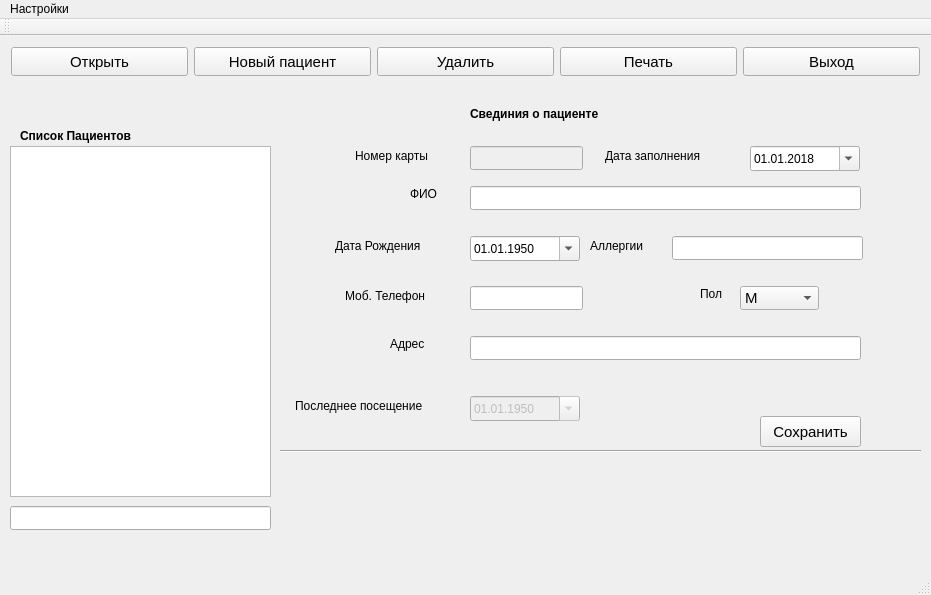
<?xml version="1.0" encoding="UTF-8"?>
<ui version="4.0">
 <class>MainWindow</class>
 <widget class="QMainWindow" name="MainWindow">
  <property name="geometry">
   <rect>
    <x>0</x>
    <y>0</y>
    <width>931</width>
    <height>595</height>
   </rect>
  </property>
  <property name="windowTitle">
   <string>Мед Карты</string>
  </property>
  <widget class="QWidget" name="centralWidget">
   <widget class="QWidget" name="horizontalLayoutWidget">
    <property name="geometry">
     <rect>
      <x>0</x>
      <y>0</y>
      <width>931</width>
      <height>51</height>
     </rect>
    </property>
    <layout class="QHBoxLayout" name="horizontalLayout">
     <item>
      <widget class="QPushButton" name="openButton">
       <property name="sizePolicy">
        <sizepolicy hsizetype="Expanding" vsizetype="Expanding">
         <horstretch>0</horstretch>
         <verstretch>0</verstretch>
        </sizepolicy>
       </property>
       <property name="font">
        <font>
         <pointsize>11</pointsize>
        </font>
       </property>
       <property name="text">
        <string>Открыть</string>
       </property>
      </widget>
     </item>
     <item>
      <widget class="QPushButton" name="newPacientButton">
       <property name="sizePolicy">
        <sizepolicy hsizetype="Expanding" vsizetype="Expanding">
         <horstretch>0</horstretch>
         <verstretch>0</verstretch>
        </sizepolicy>
       </property>
       <property name="font">
        <font>
         <pointsize>11</pointsize>
        </font>
       </property>
       <property name="text">
        <string>Новый пациент</string>
       </property>
      </widget>
     </item>
     <item>
      <widget class="QPushButton" name="deleteButton">
       <property name="sizePolicy">
        <sizepolicy hsizetype="Expanding" vsizetype="Expanding">
         <horstretch>0</horstretch>
         <verstretch>0</verstretch>
        </sizepolicy>
       </property>
       <property name="font">
        <font>
         <pointsize>11</pointsize>
        </font>
       </property>
       <property name="text">
        <string>Удалить</string>
       </property>
      </widget>
     </item>
     <item>
      <widget class="QPushButton" name="pushButton">
       <property name="sizePolicy">
        <sizepolicy hsizetype="Expanding" vsizetype="Expanding">
         <horstretch>0</horstretch>
         <verstretch>0</verstretch>
        </sizepolicy>
       </property>
       <property name="font">
        <font>
         <pointsize>11</pointsize>
        </font>
       </property>
       <property name="text">
        <string>Печать</string>
       </property>
      </widget>
     </item>
     <item>
      <widget class="QPushButton" name="exitButton">
       <property name="sizePolicy">
        <sizepolicy hsizetype="Expanding" vsizetype="Expanding">
         <horstretch>0</horstretch>
         <verstretch>0</verstretch>
        </sizepolicy>
       </property>
       <property name="font">
        <font>
         <pointsize>11</pointsize>
        </font>
       </property>
       <property name="text">
        <string>Выход</string>
       </property>
      </widget>
     </item>
    </layout>
   </widget>
   <widget class="QLabel" name="label">
    <property name="geometry">
     <rect>
      <x>20</x>
      <y>90</y>
      <width>141</width>
      <height>20</height>
     </rect>
    </property>
    <property name="font">
     <font>
      <pointsize>9</pointsize>
      <weight>75</weight>
      <bold>true</bold>
     </font>
    </property>
    <property name="text">
     <string>Список Пациентов</string>
    </property>
   </widget>
   <widget class="QLabel" name="label_2">
    <property name="geometry">
     <rect>
      <x>470</x>
      <y>70</y>
      <width>191</width>
      <height>16</height>
     </rect>
    </property>
    <property name="font">
     <font>
      <pointsize>9</pointsize>
      <weight>75</weight>
      <bold>true</bold>
     </font>
    </property>
    <property name="text">
     <string>Свединия о пациенте</string>
    </property>
   </widget>
   <widget class="QListWidget" name="pacient_list">
    <property name="geometry">
     <rect>
      <x>10</x>
      <y>110</y>
      <width>261</width>
      <height>351</height>
     </rect>
    </property>
    <property name="font">
     <font>
      <pointsize>10</pointsize>
     </font>
    </property>
   </widget>
   <widget class="QLineEdit" name="cardNumber">
    <property name="enabled">
     <bool>false</bool>
    </property>
    <property name="geometry">
     <rect>
      <x>470</x>
      <y>110</y>
      <width>113</width>
      <height>24</height>
     </rect>
    </property>
    <property name="font">
     <font>
      <pointsize>9</pointsize>
     </font>
    </property>
   </widget>
   <widget class="QLineEdit" name="fio">
    <property name="geometry">
     <rect>
      <x>470</x>
      <y>150</y>
      <width>391</width>
      <height>24</height>
     </rect>
    </property>
    <property name="font">
     <font>
      <pointsize>9</pointsize>
     </font>
    </property>
   </widget>
   <widget class="QLineEdit" name="allergies">
    <property name="geometry">
     <rect>
      <x>672</x>
      <y>200</y>
      <width>191</width>
      <height>24</height>
     </rect>
    </property>
    <property name="font">
     <font>
      <pointsize>9</pointsize>
     </font>
    </property>
   </widget>
   <widget class="QLineEdit" name="mobile">
    <property name="geometry">
     <rect>
      <x>470</x>
      <y>250</y>
      <width>113</width>
      <height>24</height>
     </rect>
    </property>
    <property name="font">
     <font>
      <pointsize>9</pointsize>
     </font>
    </property>
   </widget>
   <widget class="QLineEdit" name="adres">
    <property name="geometry">
     <rect>
      <x>470</x>
      <y>300</y>
      <width>391</width>
      <height>24</height>
     </rect>
    </property>
    <property name="font">
     <font>
      <pointsize>9</pointsize>
     </font>
    </property>
   </widget>
   <widget class="QLabel" name="label_3">
    <property name="geometry">
     <rect>
      <x>355</x>
      <y>110</y>
      <width>101</width>
      <height>20</height>
     </rect>
    </property>
    <property name="font">
     <font>
      <pointsize>9</pointsize>
     </font>
    </property>
    <property name="text">
     <string>Номер карты</string>
    </property>
   </widget>
   <widget class="QLabel" name="label_4">
    <property name="geometry">
     <rect>
      <x>605</x>
      <y>110</y>
      <width>131</width>
      <height>20</height>
     </rect>
    </property>
    <property name="font">
     <font>
      <pointsize>9</pointsize>
     </font>
    </property>
    <property name="text">
     <string>Дата заполнения</string>
    </property>
   </widget>
   <widget class="QLabel" name="label_5">
    <property name="geometry">
     <rect>
      <x>410</x>
      <y>150</y>
      <width>41</width>
      <height>16</height>
     </rect>
    </property>
    <property name="font">
     <font>
      <pointsize>9</pointsize>
     </font>
    </property>
    <property name="text">
     <string>ФИО</string>
    </property>
   </widget>
   <widget class="QLabel" name="label_6">
    <property name="geometry">
     <rect>
      <x>335</x>
      <y>200</y>
      <width>121</width>
      <height>20</height>
     </rect>
    </property>
    <property name="font">
     <font>
      <pointsize>9</pointsize>
     </font>
    </property>
    <property name="text">
     <string>Дата Рождения</string>
    </property>
   </widget>
   <widget class="QLabel" name="label_7">
    <property name="geometry">
     <rect>
      <x>590</x>
      <y>200</y>
      <width>71</width>
      <height>20</height>
     </rect>
    </property>
    <property name="font">
     <font>
      <pointsize>9</pointsize>
     </font>
    </property>
    <property name="text">
     <string>Аллергии</string>
    </property>
   </widget>
   <widget class="QLabel" name="label_8">
    <property name="geometry">
     <rect>
      <x>700</x>
      <y>250</y>
      <width>31</width>
      <height>16</height>
     </rect>
    </property>
    <property name="text">
     <string>Пол</string>
    </property>
   </widget>
   <widget class="QLabel" name="label_9">
    <property name="geometry">
     <rect>
      <x>345</x>
      <y>250</y>
      <width>111</width>
      <height>20</height>
     </rect>
    </property>
    <property name="font">
     <font>
      <pointsize>9</pointsize>
     </font>
    </property>
    <property name="text">
     <string>Моб. Телефон</string>
    </property>
   </widget>
   <widget class="QLabel" name="label_10">
    <property name="geometry">
     <rect>
      <x>390</x>
      <y>300</y>
      <width>66</width>
      <height>16</height>
     </rect>
    </property>
    <property name="font">
     <font>
      <pointsize>9</pointsize>
     </font>
    </property>
    <property name="text">
     <string>Адрес</string>
    </property>
   </widget>
   <widget class="QLineEdit" name="find_line">
    <property name="geometry">
     <rect>
      <x>10</x>
      <y>470</y>
      <width>261</width>
      <height>24</height>
     </rect>
    </property>
    <property name="font">
     <font>
      <pointsize>10</pointsize>
     </font>
    </property>
    <property name="text">
     <string/>
    </property>
   </widget>
   <widget class="QPushButton" name="saveButton">
    <property name="geometry">
     <rect>
      <x>760</x>
      <y>380</y>
      <width>101</width>
      <height>31</height>
     </rect>
    </property>
    <property name="font">
     <font>
      <pointsize>11</pointsize>
      <weight>50</weight>
      <bold>false</bold>
     </font>
    </property>
    <property name="text">
     <string>Cохранить</string>
    </property>
   </widget>
   <widget class="QDateEdit" name="date">
    <property name="geometry">
     <rect>
      <x>750</x>
      <y>110</y>
      <width>110</width>
      <height>25</height>
     </rect>
    </property>
    <property name="font">
     <font>
      <pointsize>9</pointsize>
     </font>
    </property>
    <property name="mouseTracking">
     <bool>false</bool>
    </property>
    <property name="focusPolicy">
     <enum>Qt::ClickFocus</enum>
    </property>
    <property name="contextMenuPolicy">
     <enum>Qt::NoContextMenu</enum>
    </property>
    <property name="wrapping">
     <bool>true</bool>
    </property>
    <property name="correctionMode">
     <enum>QAbstractSpinBox::CorrectToNearestValue</enum>
    </property>
    <property name="showGroupSeparator" stdset="0">
     <bool>true</bool>
    </property>
    <property name="currentSection">
     <enum>QDateTimeEdit::DaySection</enum>
    </property>
    <property name="displayFormat">
     <string>dd.MM.yyyy</string>
    </property>
    <property name="calendarPopup">
     <bool>true</bool>
    </property>
    <property name="currentSectionIndex">
     <number>0</number>
    </property>
    <property name="date">
     <date>
      <year>2018</year>
      <month>1</month>
      <day>1</day>
     </date>
    </property>
   </widget>
   <widget class="QDateEdit" name="birthday">
    <property name="geometry">
     <rect>
      <x>470</x>
      <y>200</y>
      <width>110</width>
      <height>25</height>
     </rect>
    </property>
    <property name="font">
     <font>
      <pointsize>9</pointsize>
     </font>
    </property>
    <property name="mouseTracking">
     <bool>false</bool>
    </property>
    <property name="focusPolicy">
     <enum>Qt::ClickFocus</enum>
    </property>
    <property name="contextMenuPolicy">
     <enum>Qt::NoContextMenu</enum>
    </property>
    <property name="wrapping">
     <bool>true</bool>
    </property>
    <property name="correctionMode">
     <enum>QAbstractSpinBox::CorrectToNearestValue</enum>
    </property>
    <property name="showGroupSeparator" stdset="0">
     <bool>true</bool>
    </property>
    <property name="currentSection">
     <enum>QDateTimeEdit::DaySection</enum>
    </property>
    <property name="displayFormat">
     <string>dd.MM.yyyy</string>
    </property>
    <property name="calendarPopup">
     <bool>true</bool>
    </property>
    <property name="currentSectionIndex">
     <number>0</number>
    </property>
    <property name="date">
     <date>
      <year>1950</year>
      <month>1</month>
      <day>1</day>
     </date>
    </property>
   </widget>
   <widget class="QDateEdit" name="last_visit">
    <property name="enabled">
     <bool>false</bool>
    </property>
    <property name="geometry">
     <rect>
      <x>470</x>
      <y>360</y>
      <width>110</width>
      <height>25</height>
     </rect>
    </property>
    <property name="font">
     <font>
      <pointsize>9</pointsize>
     </font>
    </property>
    <property name="mouseTracking">
     <bool>false</bool>
    </property>
    <property name="focusPolicy">
     <enum>Qt::ClickFocus</enum>
    </property>
    <property name="contextMenuPolicy">
     <enum>Qt::NoContextMenu</enum>
    </property>
    <property name="wrapping">
     <bool>true</bool>
    </property>
    <property name="correctionMode">
     <enum>QAbstractSpinBox::CorrectToNearestValue</enum>
    </property>
    <property name="showGroupSeparator" stdset="0">
     <bool>true</bool>
    </property>
    <property name="currentSection">
     <enum>QDateTimeEdit::DaySection</enum>
    </property>
    <property name="displayFormat">
     <string>dd.MM.yyyy</string>
    </property>
    <property name="calendarPopup">
     <bool>true</bool>
    </property>
    <property name="currentSectionIndex">
     <number>0</number>
    </property>
    <property name="date">
     <date>
      <year>1950</year>
      <month>1</month>
      <day>1</day>
     </date>
    </property>
   </widget>
   <widget class="QLabel" name="label_11">
    <property name="geometry">
     <rect>
      <x>295</x>
      <y>360</y>
      <width>171</width>
      <height>20</height>
     </rect>
    </property>
    <property name="font">
     <font>
      <pointsize>9</pointsize>
     </font>
    </property>
    <property name="text">
     <string>Последнее посещение</string>
    </property>
   </widget>
   <widget class="QComboBox" name="pol">
    <property name="geometry">
     <rect>
      <x>740</x>
      <y>250</y>
      <width>79</width>
      <height>24</height>
     </rect>
    </property>
    <property name="font">
     <font>
      <pointsize>11</pointsize>
     </font>
    </property>
    <item>
     <property name="text">
      <string>М</string>
     </property>
    </item>
    <item>
     <property name="text">
      <string>Ж</string>
     </property>
    </item>
   </widget>
   <widget class="Line" name="line">
    <property name="geometry">
     <rect>
      <x>280</x>
      <y>400</y>
      <width>641</width>
      <height>31</height>
     </rect>
    </property>
    <property name="orientation">
     <enum>Qt::Horizontal</enum>
    </property>
   </widget>
  </widget>
  <widget class="QMenuBar" name="menuBar">
   <property name="geometry">
    <rect>
     <x>0</x>
     <y>0</y>
     <width>931</width>
     <height>26</height>
    </rect>
   </property>
   <widget class="QMenu" name="menu">
    <property name="title">
     <string>Настройки</string>
    </property>
    <addaction name="open_action"/>
    <addaction name="save_action"/>
   </widget>
   <addaction name="menu"/>
  </widget>
  <widget class="QToolBar" name="mainToolBar">
   <property name="allowedAreas">
    <set>Qt::NoToolBarArea</set>
   </property>
   <attribute name="toolBarArea">
    <enum>TopToolBarArea</enum>
   </attribute>
   <attribute name="toolBarBreak">
    <bool>false</bool>
   </attribute>
  </widget>
  <widget class="QStatusBar" name="statusBar"/>
  <action name="open_action">
   <property name="text">
    <string>Открыть</string>
   </property>
   <property name="shortcut">
    <string>Ctrl+O</string>
   </property>
  </action>
  <action name="save_action">
   <property name="text">
    <string>Сохранить</string>
   </property>
   <property name="shortcut">
    <string>Ctrl+S</string>
   </property>
  </action>
 </widget>
 <layoutdefault spacing="6" margin="11"/>
 <resources/>
 <connections/>
</ui>
